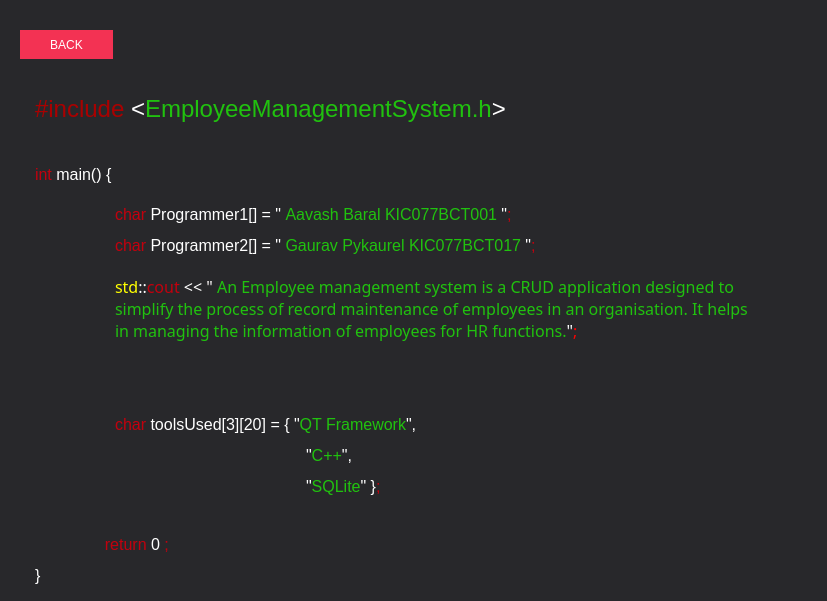
<?xml version="1.0" encoding="UTF-8"?>
<ui version="4.0">
 <class>aboutus</class>
 <widget class="QDialog" name="aboutus">
  <property name="geometry">
   <rect>
    <x>0</x>
    <y>0</y>
    <width>827</width>
    <height>601</height>
   </rect>
  </property>
  <property name="windowTitle">
   <string>About Us</string>
  </property>
  <widget class="QLabel" name="label">
   <property name="geometry">
    <rect>
     <x>-130</x>
     <y>0</y>
     <width>1051</width>
     <height>611</height>
    </rect>
   </property>
   <property name="styleSheet">
    <string notr="true">background-color: rgb(40, 40, 43);</string>
   </property>
   <property name="text">
    <string/>
   </property>
   <property name="scaledContents">
    <bool>true</bool>
   </property>
  </widget>
  <widget class="QPushButton" name="pushButton">
   <property name="geometry">
    <rect>
     <x>20</x>
     <y>30</y>
     <width>93</width>
     <height>29</height>
    </rect>
   </property>
   <property name="styleSheet">
    <string notr="true">#pushButton
{
        border:none;
        background:#F33253;
        color:white;
        border-radius:16px;
}

#pushButton:hover
{
        border:2px solid #F33253;
        background:#2D2D2D;
        color:#F33253;
        border-radius:16px;
}</string>
   </property>
   <property name="text">
    <string>BACK</string>
   </property>
  </widget>
  <widget class="QTextEdit" name="textEdit">
   <property name="geometry">
    <rect>
     <x>110</x>
     <y>270</y>
     <width>661</width>
     <height>271</height>
    </rect>
   </property>
   <property name="font">
    <font>
     <family>Source Code Pro</family>
    </font>
   </property>
   <property name="styleSheet">
    <string notr="true">background:rgb(40, 40, 43);
border:1px solid rgb(40, 40, 43);</string>
   </property>
   <property name="readOnly">
    <bool>true</bool>
   </property>
   <property name="html">
    <string>&lt;!DOCTYPE HTML PUBLIC &quot;-//W3C//DTD HTML 4.0//EN&quot; &quot;http://www.w3.org/TR/REC-html40/strict.dtd&quot;&gt;
&lt;html&gt;&lt;head&gt;&lt;meta name=&quot;qrichtext&quot; content=&quot;1&quot; /&gt;&lt;meta charset=&quot;utf-8&quot; /&gt;&lt;style type=&quot;text/css&quot;&gt;
p, li { white-space: pre-wrap; }
&lt;/style&gt;&lt;/head&gt;&lt;body style=&quot; font-family:'Source Code Pro'; font-size:9pt; font-weight:400; font-style:normal;&quot;&gt;
&lt;p style=&quot; margin-top:12px; margin-bottom:12px; margin-left:0px; margin-right:0px; -qt-block-indent:0; text-indent:0px;&quot;&gt;&lt;span style=&quot; font-family:'SF Mono'; font-size:12pt; color:#ffff00;&quot;&gt;std&lt;/span&gt;&lt;span style=&quot; font-family:'terminal'; font-size:12pt; color:#ffffff;&quot;&gt;::&lt;/span&gt;&lt;span style=&quot; font-family:'SF Mono'; font-size:12pt; color:#c2000d;&quot;&gt;cout&lt;/span&gt;&lt;span style=&quot; font-family:'SF Mono'; font-size:12pt; color:#20c20e;&quot;&gt; &lt;/span&gt;&lt;span style=&quot; font-family:'SF Mono'; font-size:12pt; color:#ffffff;&quot;&gt;&amp;lt;&amp;lt;&lt;/span&gt;&lt;span style=&quot; font-family:'terminal'; font-size:12pt; color:#20c20e;&quot;&gt; &lt;/span&gt;&lt;span style=&quot; font-family:'SF Mono'; font-size:12pt; color:#fff9f9;&quot;&gt;&amp;quot; &lt;/span&gt;&lt;span style=&quot; font-family:'SF Mono'; font-size:12pt; color:#20c20e;&quot;&gt;An Employee management system is a CRUD application designed to simplify the process of record maintenance of employees in an organisation. It helps in managing the information of employees for HR functions.&lt;/span&gt;&lt;span style=&quot; font-family:'terminal'; font-size:12pt; color:#ffffff;&quot;&gt;&amp;quot;&lt;/span&gt;&lt;span style=&quot; font-family:'SF Mono'; font-size:12pt; color:#ff0000;&quot;&gt;;&lt;/span&gt;&lt;/p&gt;&lt;/body&gt;&lt;/html&gt;</string>
   </property>
  </widget>
  <widget class="QTextEdit" name="textEdit_3">
   <property name="geometry">
    <rect>
     <x>110</x>
     <y>200</y>
     <width>681</width>
     <height>71</height>
    </rect>
   </property>
   <property name="styleSheet">
    <string notr="true">background:rgb(40, 40, 43);
border:1px solid rgb(40, 40, 43);</string>
   </property>
   <property name="readOnly">
    <bool>true</bool>
   </property>
   <property name="html">
    <string>&lt;!DOCTYPE HTML PUBLIC &quot;-//W3C//DTD HTML 4.0//EN&quot; &quot;http://www.w3.org/TR/REC-html40/strict.dtd&quot;&gt;
&lt;html&gt;&lt;head&gt;&lt;meta name=&quot;qrichtext&quot; content=&quot;1&quot; /&gt;&lt;meta charset=&quot;utf-8&quot; /&gt;&lt;style type=&quot;text/css&quot;&gt;
p, li { white-space: pre-wrap; }
&lt;/style&gt;&lt;/head&gt;&lt;body style=&quot; font-family:'Segoe UI'; font-size:9pt; font-weight:400; font-style:normal;&quot;&gt;
&lt;p style=&quot; margin-top:12px; margin-bottom:12px; margin-left:0px; margin-right:0px; -qt-block-indent:0; text-indent:0px;&quot;&gt;&lt;span style=&quot; font-family:'SF Mono'; font-size:12pt; color:#c2000d;&quot;&gt;char&lt;/span&gt;&lt;span style=&quot; font-family:'terminal'; font-size:12pt; color:#20c20e;&quot;&gt; &lt;/span&gt;&lt;span style=&quot; font-family:'SF Mono'; font-size:12pt; color:#ffffff;&quot;&gt;Programmer1[]&lt;/span&gt;&lt;span style=&quot; font-family:'terminal'; font-size:12pt; color:#20c20e;&quot;&gt; &lt;/span&gt;&lt;span style=&quot; font-family:'SF Mono'; font-size:12pt; color:#ffffff;&quot;&gt;=&lt;/span&gt;&lt;span style=&quot; font-family:'terminal'; font-size:12pt; color:#20c20e;&quot;&gt; &lt;/span&gt;&lt;span style=&quot; font-family:'SF Mono'; font-size:12pt; color:#ffffff;&quot;&gt;&amp;quot; &lt;/span&gt;&lt;span style=&quot; font-family:'SF Mono'; font-size:12pt; color:#20c20e;&quot;&gt;Aavash Baral KIC077BCT001 &lt;/span&gt;&lt;span style=&quot; font-family:'terminal'; font-size:12pt; color:#ffffff;&quot;&gt;&amp;quot;&lt;/span&gt;&lt;span style=&quot; font-family:'terminal'; font-size:12pt; color:#c2000d;&quot;&gt;;&lt;/span&gt;&lt;/p&gt;
&lt;p style=&quot; margin-top:12px; margin-bottom:12px; margin-left:0px; margin-right:0px; -qt-block-indent:0; text-indent:0px;&quot;&gt;&lt;span style=&quot; font-family:'SF Mono'; font-size:12pt; color:#c2000d;&quot;&gt;char&lt;/span&gt;&lt;span style=&quot; font-family:'SF Mono'; font-size:12pt; color:#20c20e;&quot;&gt; &lt;/span&gt;&lt;span style=&quot; font-family:'SF Mono'; font-size:12pt; color:#ffffff;&quot;&gt;Programmer2[]&lt;/span&gt;&lt;span style=&quot; font-family:'terminal'; font-size:12pt; color:#20c20e;&quot;&gt; &lt;/span&gt;&lt;span style=&quot; font-family:'terminal'; font-size:12pt; color:#ffffff;&quot;&gt;=&lt;/span&gt;&lt;span style=&quot; font-family:'SF Mono'; font-size:12pt; color:#20c20e;&quot;&gt; &lt;/span&gt;&lt;span style=&quot; font-family:'SF Mono'; font-size:12pt; color:#ffffff;&quot;&gt;&amp;quot; &lt;/span&gt;&lt;span style=&quot; font-family:'SF Mono'; font-size:12pt; color:#20c20e;&quot;&gt;Gaurav Pykaurel KIC077BCT017 &lt;/span&gt;&lt;span style=&quot; font-family:'terminal'; font-size:12pt; color:#ffffff;&quot;&gt;&amp;quot;&lt;/span&gt;&lt;span style=&quot; font-family:'terminal'; font-size:12pt; color:#c2000d;&quot;&gt;;&lt;/span&gt;&lt;/p&gt;&lt;/body&gt;&lt;/html&gt;</string>
   </property>
  </widget>
  <widget class="QTextEdit" name="textEdit_4">
   <property name="geometry">
    <rect>
     <x>30</x>
     <y>90</y>
     <width>821</width>
     <height>61</height>
    </rect>
   </property>
   <property name="styleSheet">
    <string notr="true">background:rgb(40, 40, 43);
border:1px solid rgb(40, 40, 43);</string>
   </property>
   <property name="readOnly">
    <bool>true</bool>
   </property>
   <property name="html">
    <string>&lt;!DOCTYPE HTML PUBLIC &quot;-//W3C//DTD HTML 4.0//EN&quot; &quot;http://www.w3.org/TR/REC-html40/strict.dtd&quot;&gt;
&lt;html&gt;&lt;head&gt;&lt;meta name=&quot;qrichtext&quot; content=&quot;1&quot; /&gt;&lt;meta charset=&quot;utf-8&quot; /&gt;&lt;style type=&quot;text/css&quot;&gt;
p, li { white-space: pre-wrap; }
&lt;/style&gt;&lt;/head&gt;&lt;body style=&quot; font-family:'Segoe UI'; font-size:9pt; font-weight:400; font-style:normal;&quot;&gt;
&lt;p style=&quot; margin-top:0px; margin-bottom:0px; margin-left:0px; margin-right:0px; -qt-block-indent:0; text-indent:0px;&quot;&gt;&lt;span style=&quot; font-family:'SF Mono'; font-size:18pt; color:#aa0000;&quot;&gt;#include&lt;/span&gt;&lt;span style=&quot; font-family:'SF Mono'; font-size:18pt; color:#20c20e;&quot;&gt; &lt;/span&gt;&lt;span style=&quot; font-family:'SF Mono'; font-size:18pt; color:#ffffff;&quot;&gt;&amp;lt;&lt;/span&gt;&lt;span style=&quot; font-family:'SF Mono'; font-size:18pt; color:#20c20e;&quot;&gt;EmployeeManagementSystem.h&lt;/span&gt;&lt;span style=&quot; font-family:'SF Mono'; font-size:18pt; color:#ffffff;&quot;&gt;&amp;gt;&lt;/span&gt;&lt;/p&gt;&lt;/body&gt;&lt;/html&gt;</string>
   </property>
  </widget>
  <widget class="QTextEdit" name="textEdit_5">
   <property name="geometry">
    <rect>
     <x>30</x>
     <y>160</y>
     <width>661</width>
     <height>41</height>
    </rect>
   </property>
   <property name="styleSheet">
    <string notr="true">background:rgb(40, 40, 43);
border:1px solid rgb(40, 40, 43);</string>
   </property>
   <property name="readOnly">
    <bool>true</bool>
   </property>
   <property name="html">
    <string>&lt;!DOCTYPE HTML PUBLIC &quot;-//W3C//DTD HTML 4.0//EN&quot; &quot;http://www.w3.org/TR/REC-html40/strict.dtd&quot;&gt;
&lt;html&gt;&lt;head&gt;&lt;meta name=&quot;qrichtext&quot; content=&quot;1&quot; /&gt;&lt;meta charset=&quot;utf-8&quot; /&gt;&lt;style type=&quot;text/css&quot;&gt;
p, li { white-space: pre-wrap; }
&lt;/style&gt;&lt;/head&gt;&lt;body style=&quot; font-family:'Segoe UI'; font-size:9pt; font-weight:400; font-style:normal;&quot;&gt;
&lt;p style=&quot; margin-top:12px; margin-bottom:12px; margin-left:0px; margin-right:0px; -qt-block-indent:0; text-indent:0px;&quot;&gt;&lt;span style=&quot; font-family:'terminal'; font-size:12pt; color:#c2000d;&quot;&gt;int &lt;/span&gt;&lt;span style=&quot; font-family:'SF Mono'; font-size:12pt; color:#ffffff;&quot;&gt;main()&lt;/span&gt;&lt;span style=&quot; font-family:'terminal'; font-size:12pt; color:#c2000d;&quot;&gt; &lt;/span&gt;&lt;span style=&quot; font-family:'SF Mono'; font-size:12pt; color:#ffffff;&quot;&gt;{&lt;/span&gt;&lt;/p&gt;&lt;/body&gt;&lt;/html&gt;</string>
   </property>
  </widget>
  <widget class="QTextEdit" name="textEdit_6">
   <property name="geometry">
    <rect>
     <x>30</x>
     <y>530</y>
     <width>661</width>
     <height>71</height>
    </rect>
   </property>
   <property name="styleSheet">
    <string notr="true">background:rgb(40, 40, 43);
border:1px solid rgb(40, 40, 43);</string>
   </property>
   <property name="readOnly">
    <bool>true</bool>
   </property>
   <property name="html">
    <string>&lt;!DOCTYPE HTML PUBLIC &quot;-//W3C//DTD HTML 4.0//EN&quot; &quot;http://www.w3.org/TR/REC-html40/strict.dtd&quot;&gt;
&lt;html&gt;&lt;head&gt;&lt;meta name=&quot;qrichtext&quot; content=&quot;1&quot; /&gt;&lt;meta charset=&quot;utf-8&quot; /&gt;&lt;style type=&quot;text/css&quot;&gt;
p, li { white-space: pre-wrap; }
&lt;/style&gt;&lt;/head&gt;&lt;body style=&quot; font-family:'Segoe UI'; font-size:9pt; font-weight:400; font-style:normal;&quot;&gt;
&lt;p style=&quot; margin-top:12px; margin-bottom:12px; margin-left:0px; margin-right:0px; -qt-block-indent:0; text-indent:0px;&quot;&gt;                     &lt;span style=&quot; font-family:'SF Mono'; font-size:12pt; color:#c2000d;&quot;&gt;return &lt;/span&gt;&lt;span style=&quot; font-family:'SF Mono'; font-size:12pt; color:#ffffff;&quot;&gt;0&lt;/span&gt;&lt;span style=&quot; font-family:'SF Mono'; font-size:12pt; color:#c2000d;&quot;&gt; ;&lt;/span&gt;&lt;/p&gt;
&lt;p style=&quot; margin-top:12px; margin-bottom:12px; margin-left:0px; margin-right:0px; -qt-block-indent:0; text-indent:0px;&quot;&gt;&lt;span style=&quot; font-family:'SF Mono'; font-size:12pt; color:#ffffff;&quot;&gt;}&lt;/span&gt;&lt;/p&gt;&lt;/body&gt;&lt;/html&gt;</string>
   </property>
  </widget>
  <widget class="QTextEdit" name="textEdit_7">
   <property name="geometry">
    <rect>
     <x>110</x>
     <y>410</y>
     <width>701</width>
     <height>111</height>
    </rect>
   </property>
   <property name="styleSheet">
    <string notr="true">background:rgb(40, 40, 43);
border:1px solid rgb(40, 40, 43);</string>
   </property>
   <property name="readOnly">
    <bool>true</bool>
   </property>
   <property name="html">
    <string>&lt;!DOCTYPE HTML PUBLIC &quot;-//W3C//DTD HTML 4.0//EN&quot; &quot;http://www.w3.org/TR/REC-html40/strict.dtd&quot;&gt;
&lt;html&gt;&lt;head&gt;&lt;meta name=&quot;qrichtext&quot; content=&quot;1&quot; /&gt;&lt;meta charset=&quot;utf-8&quot; /&gt;&lt;style type=&quot;text/css&quot;&gt;
p, li { white-space: pre-wrap; }
&lt;/style&gt;&lt;/head&gt;&lt;body style=&quot; font-family:'Segoe UI'; font-size:9pt; font-weight:400; font-style:normal;&quot;&gt;
&lt;p style=&quot; margin-top:12px; margin-bottom:12px; margin-left:0px; margin-right:0px; -qt-block-indent:0; text-indent:0px;&quot;&gt;&lt;span style=&quot; font-family:'SF Mono'; font-size:12pt; color:#c2000d;&quot;&gt;char&lt;/span&gt;&lt;span style=&quot; font-family:'terminal'; font-size:12pt; color:#20c20e;&quot;&gt; &lt;/span&gt;&lt;span style=&quot; font-family:'SF Mono'; font-size:12pt; color:#ffffff;&quot;&gt;toolsUsed[3][20]&lt;/span&gt;&lt;span style=&quot; font-family:'SF Mono'; font-size:12pt; color:#20c20e;&quot;&gt; &lt;/span&gt;&lt;span style=&quot; font-family:'SF Mono'; font-size:12pt; color:#ffffff;&quot;&gt;=&lt;/span&gt;&lt;span style=&quot; font-family:'SF Mono'; font-size:12pt; color:#20c20e;&quot;&gt; &lt;/span&gt;&lt;span style=&quot; font-family:'SF Mono'; font-size:12pt; color:#ffffff;&quot;&gt;{&lt;/span&gt;&lt;span style=&quot; font-family:'SF Mono'; font-size:12pt; color:#20c20e;&quot;&gt; &lt;/span&gt;&lt;span style=&quot; font-family:'SF Mono'; font-size:12pt; color:#ffffff;&quot;&gt;&amp;quot;&lt;/span&gt;&lt;span style=&quot; font-family:'SF Mono'; font-size:12pt; color:#20c20e;&quot;&gt;QT Framework&lt;/span&gt;&lt;span style=&quot; font-family:'SF Mono'; font-size:12pt; color:#ffffff;&quot;&gt;&amp;quot;,&lt;/span&gt;&lt;/p&gt;
&lt;p style=&quot; margin-top:12px; margin-bottom:12px; margin-left:0px; margin-right:0px; -qt-block-indent:0; text-indent:0px;&quot;&gt;&lt;span style=&quot; font-family:'SF Mono'; font-size:12pt; color:#20c20e;&quot;&gt;		       &lt;/span&gt;&lt;span style=&quot; font-family:'SF Mono'; font-size:12pt; color:#ffffff;&quot;&gt;&amp;quot;&lt;/span&gt;&lt;span style=&quot; font-family:'SF Mono'; font-size:12pt; color:#20c20e;&quot;&gt;C++&lt;/span&gt;&lt;span style=&quot; font-family:'SF Mono'; font-size:12pt; color:#ffffff;&quot;&gt;&amp;quot;,&lt;/span&gt;&lt;/p&gt;
&lt;p style=&quot; margin-top:12px; margin-bottom:12px; margin-left:0px; margin-right:0px; -qt-block-indent:0; text-indent:0px;&quot;&gt;&lt;span style=&quot; font-family:'SF Mono'; font-size:12pt; color:#20c20e;&quot;&gt;		       &lt;/span&gt;&lt;span style=&quot; font-family:'SF Mono'; font-size:12pt; color:#ffffff;&quot;&gt;&amp;quot;&lt;/span&gt;&lt;span style=&quot; font-family:'SF Mono'; font-size:12pt; color:#20c20e;&quot;&gt;SQLite&lt;/span&gt;&lt;span style=&quot; font-family:'SF Mono'; font-size:12pt; color:#ffffff;&quot;&gt;&amp;quot;&lt;/span&gt;&lt;span style=&quot; font-family:'SF Mono'; font-size:12pt; color:#20c20e;&quot;&gt; &lt;/span&gt;&lt;span style=&quot; font-family:'SF Mono'; font-size:12pt; color:#ffffff;&quot;&gt;}&lt;/span&gt;&lt;span style=&quot; font-family:'SF Mono'; font-size:12pt; color:#c2000d;&quot;&gt;;&lt;/span&gt;&lt;/p&gt;&lt;/body&gt;&lt;/html&gt;</string>
   </property>
  </widget>
 </widget>
 <resources/>
 <connections/>
</ui>
